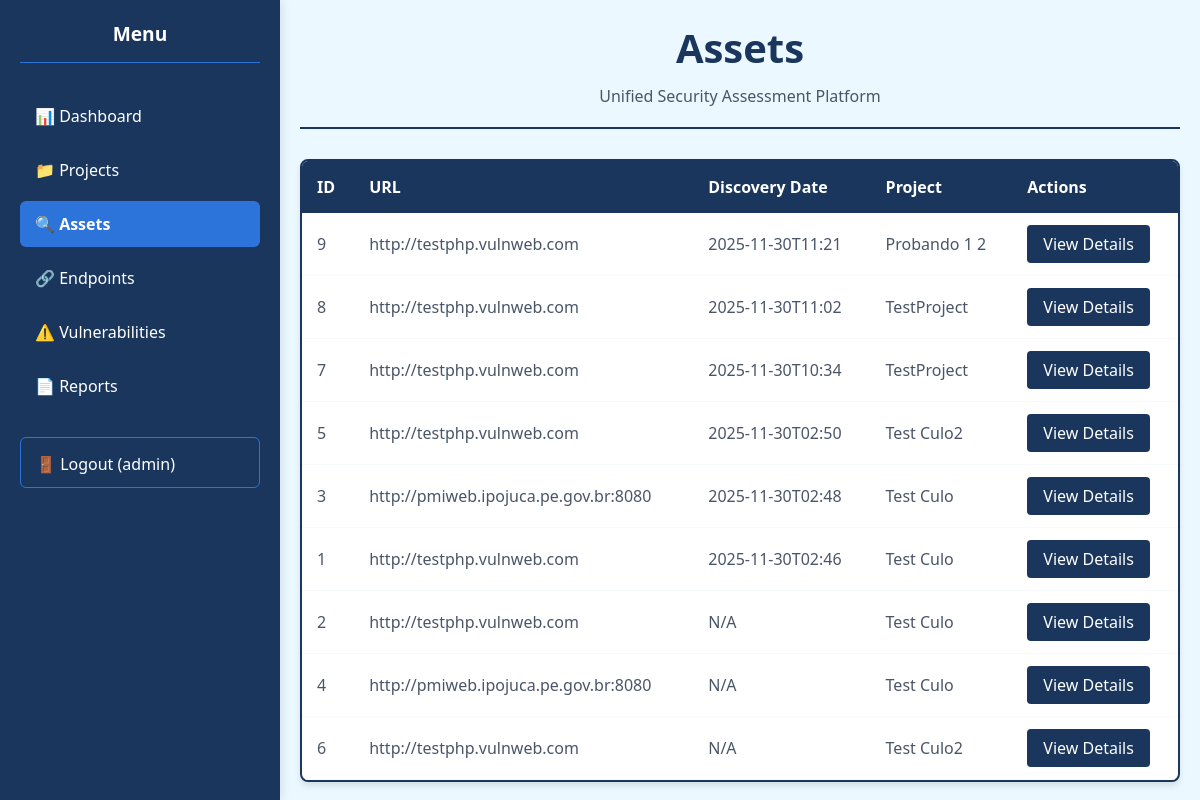
The page /assets (signed in) on the database as committed earlier.
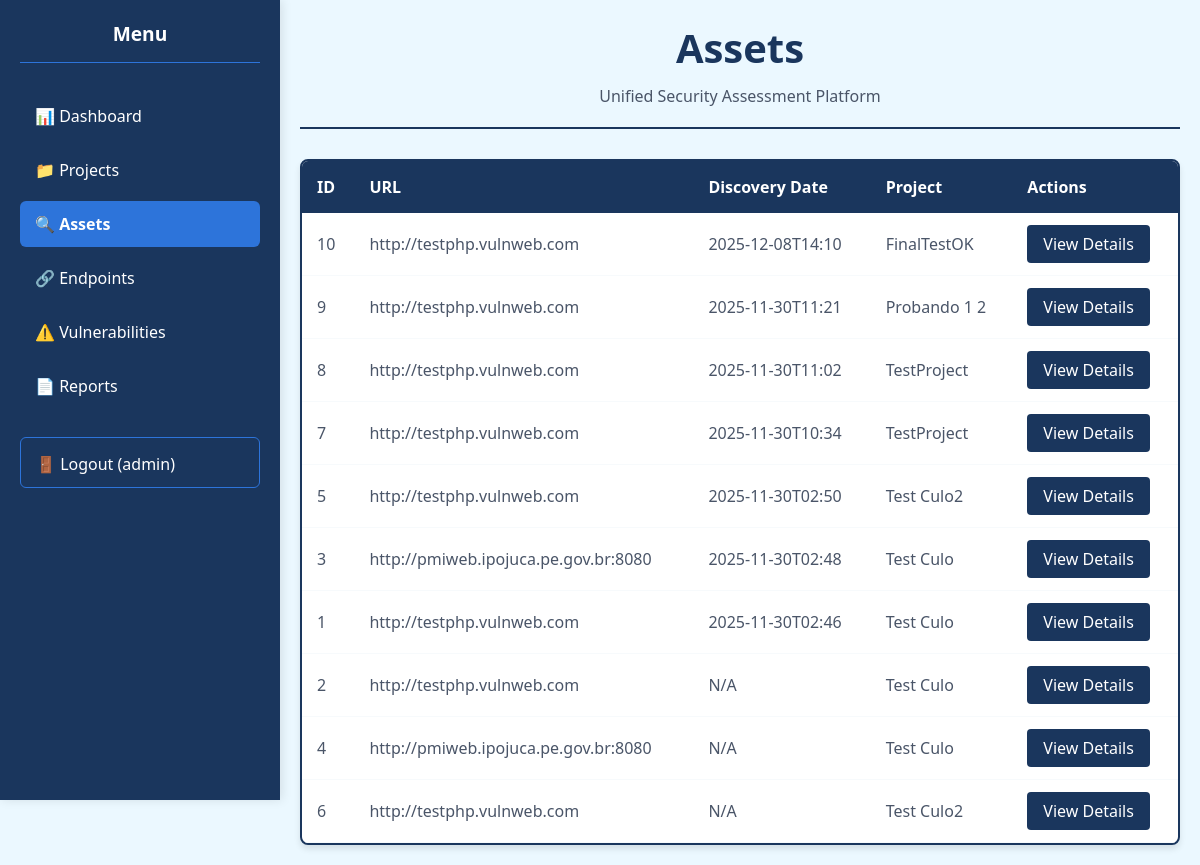
The same page on the database as committed later.
### tables this page shows
CREATE TABLE assets (
            id INTEGER PRIMARY KEY AUTOINCREMENT,
            url TEXT NOT NULL,
            technologies TEXT,
            open_ports TEXT,
            project_id INTEGER,
            discovery_date TEXT,
            FOREIGN KEY (project_id) REFERENCES projects (id)
        );

CREATE TABLE projects (
            id INTEGER PRIMARY KEY AUTOINCREMENT,
            name TEXT NOT NULL,
            created_date TEXT,
            description TEXT
        );

### dashboard/app.py (the view)
@app.route('/assets')
@role_required('analyst')  # Only analysts and admins
def assets():
    project_id = request.args.get('project', type=int)
    conn = get_db_connection()
    if project_id:
        assets = conn.execute('''
            SELECT a.id, a.url, a.discovery_date, p.name as project_name
            FROM assets a
            LEFT JOIN projects p ON a.project_id = p.id
            WHERE a.project_id = ?
            ORDER BY a.discovery_date DESC
        ''', (project_id,)).fetchall()
    else:
        assets = conn.execute('''
            SELECT a.id, a.url, a.discovery_date, p.name as project_name
            FROM assets a
            LEFT JOIN projects p ON a.project_id = p.id
            ORDER BY a.discovery_date DESC
        ''').fetchall()
    conn.close()
    project_name = None
    if project_id:
        conn = get_db_connection()
        project = conn.execute('SELECT name FROM projects WHERE id = ?', (project_id,)).fetchone()
        conn.close()
        project_name = project['name'] if project else f"Project {project_id}"
    return render_template('assets.html', assets=assets, project_name=project_name, project_id=project_id)

### dashboard/app.py (called while the page is built)
@app.context_processor
def inject_config():
    return {
        'allow_register': app.config['ALLOW_REGISTER'],
        'debug_mode': app.config['DEBUG']
    }

def get_db_connection():
    base_dir = os.path.dirname(os.path.dirname(os.path.abspath(__file__)))
    db_path = os.path.join(base_dir, 'database', 'hellSsus.db')
    conn = sqlite3.connect(db_path)
    conn.row_factory = sqlite3.Row
    return conn

### dashboard/templates/assets.html (shortened to what this page needs)
{% extends "base.html" %}
{% block content %}
<div class="page-header">
    <h1 class="page-title">Assets</h1>
    <p>Unified Security Assessment Platform</p>
</div>
<div class="table-container">
    <table class="data-table">
        <thead>
            <tr>
                <th>ID</th>
                <th>URL</th>
                <th>Discovery Date</th>
                <th>Project</th>
                <th>Actions</th>
            </tr>
        </thead>
        <tbody>
            {% for asset in assets %}
            <tr>
                <td>{{ asset.id }}</td>
                <td class="url-cell">{{ asset.url }}</td>
                <td>{{ asset.discovery_date[:16] if asset.discovery_date else 'N/A' }}</td>
                <td>{{ asset.project_name if asset.project_name else 'N/A' }}</td>
                <td>
                    <a href="{{ url_for('asset_detail', asset_id=asset.id) }}" class="btn-view">View Details</a>
                </td>
            </tr>
            {% else %}
            <tr>
                <td colspan="5" class="no-data">No assets found</td>
            </tr>
            {% endfor %}
        </tbody>
    </table>
</div>
{% endblock %}

Rows that differ between the two databases and show on the page:
added assets: id "10", url "http://testphp.vulnweb.com", discovery_date "2025-12-08T14:10", name "FinalTestOK"
